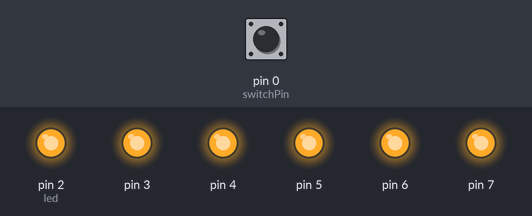
A sketch run on a simulated Arduino Uno, built with avr-gcc and run on an emulated ATmega328P. Shown: output pins drawn as LEDs (lit = HIGH). Dashed ring = blinking. The inputs (shaded band) are chosen by the test bench; at power-on: pin 0 (switchPin) LOW.

Above: at 17.4 s.
17.5 s: pin 0 (switchPin) pulled HIGH for 0.15 s
At 18.1 s:
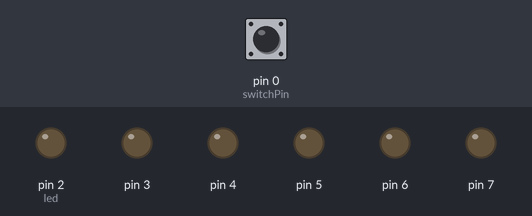
20.6 s: pin 0 (switchPin) pulled HIGH for 1 s
At 22.6 s:
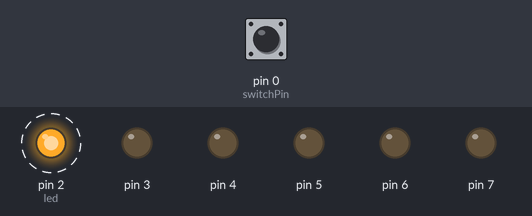
24.6 s: pin 0 (switchPin) pulled HIGH for 3.2 s
At 26.2 s:
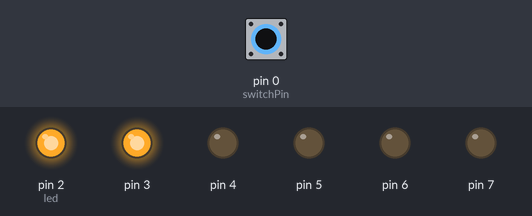
Timing chart, 0 to 32.9 s (numbered marks = the images above; inputs shaded):
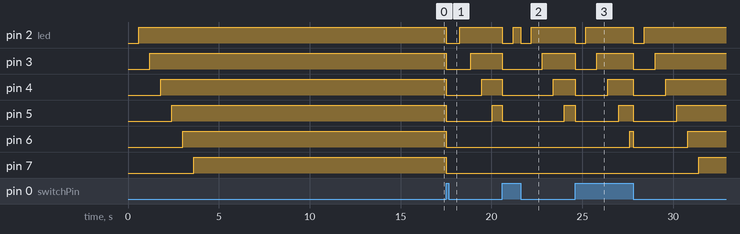

Measured:
- after the input at 17.5 s, pin 2 (led): HIGH → LOW at once, → HIGH 0.75 s later; pin 3: HIGH → LOW at once, → HIGH 1.4 s later; pin 4: HIGH → LOW at once, → HIGH 2.0 s later; pin 5: HIGH → LOW at once, → HIGH 2.6 s later; pin 6, pin 7: HIGH → LOW at once
- after the input at 20.6 s, pin 2 (led): alternates HIGH for 0.40 s and LOW for 0.60 s, 4 changes in all, then stays HIGH, starting at once; pin 3: HIGH → LOW at once, → HIGH 2.2 s later; pin 4: HIGH → LOW at once, → HIGH 2.8 s later; pin 5: HIGH → LOW at once, → HIGH 3.4 s later; pin 6: stays LOW (without the input it goes to HIGH after 0.06 s)
- after the input at 24.6 s, pin 2 (led): alternates HIGH for 2.6 s and LOW for 0.60 s, 4 changes in all, then stays HIGH, starting at once; pin 3: alternates HIGH for 2.0 s and LOW for 1.2 s, 4 changes in all, then stays HIGH, starting at once

The sketch:

ejercicio8.ino
```cpp
const int switchPin = 0;
unsigned long previousTime = 0;
int swichState = 0;
int prevSwitchsState = 0;
int led = 2;
long interval = 600;

void setup() {
  // put your setup code here, to run once:
  for(int x = 2 ;x <8; x++){
    pinMode(x,OUTPUT);
  }
  pinMode(switchPin,INPUT);
}

void loop() {
  // put your main code here, to run repeatedly:
  unsigned long currentTime = millis();
  Serial.println(currentTime);
  if(currentTime - previousTime > interval){
    previousTime = currentTime;
    digitalWrite(led , HIGH);
    led++;
    if(led == 7){
      }
  }
  swichState = digitalRead(switchPin);

  if(swichState != prevSwitchsState){
    for(int x = 2;x<8;x++){
      digitalWrite(x, LOW);
    }
    led = 2;
    previousTime = currentTime;
    prevSwitchsState = swichState;
  }
}
```
